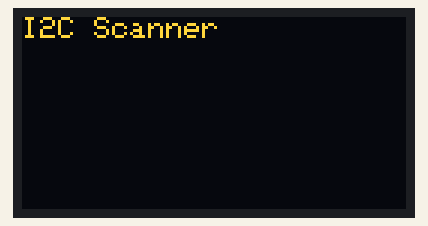
Bench run of a sketch on a simulated ESP32-C3. Shown: 128×64 one-colour display. The OLED is the two-colour kind (top 16 rows yellow); what the sketch prints to the serial monitor is not drawn.

Above: at 0.2 s.
At 2.2 s:
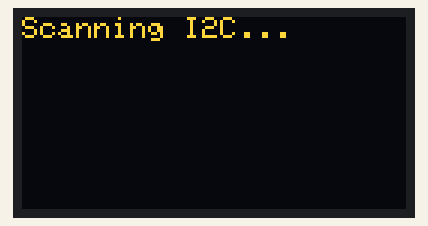
At 3.3 s:
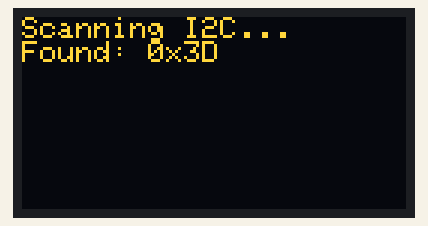

The sketch:

I2C_Scanner-ESP32_C3.ino
```cpp
#include <Wire.h>
#include <Adafruit_GFX.h>
#include <Adafruit_SSD1306.h>

#define SCREEN_WIDTH 128  // OLED display width, in pixels
#define SCREEN_HEIGHT 64  // OLED display height, in pixels
#define OLED_RESET -1     // Reset pin # (or -1 if sharing Arduino reset pin)

Adafruit_SSD1306 display(SCREEN_WIDTH, SCREEN_HEIGHT, &Wire, OLED_RESET);

void setup() {
  Serial.begin(115200);
  while (!Serial); // Wait for serial monitor for debugging
  Wire.begin(6, 5);
  Wire.setClock(100000);
  pinMode(5, INPUT_PULLUP);
  pinMode(6, INPUT_PULLUP);
  delay(100);
  // Initialize OLED display
  if(!display.begin(SSD1306_SWITCHCAPVCC, 0x3D)) {
    Serial.println(F("SSD1306 allocation failed"));
    for(;;); // Don't proceed, loop forever
  }

  display.clearDisplay();
  display.setTextSize(1);
  display.setTextColor(SSD1306_WHITE);
  display.setCursor(0,0);
  display.println("I2C Scanner");
  //Serial.println("I2C Scanner");
  display.display();
  delay(2000);


  Serial.println("\nI2C Scanner");
}

void loop() {
  byte error, address;
  int nDevices = 0;

  display.clearDisplay();
  display.setCursor(0,0);
  display.println("Scanning I2C...");
  //Serial.println("Scanning I2C...");
  display.display();

  delay(1000);

  for(address = 1; address < 127; address++ ) {
    Wire.beginTransmission(address);
    error = Wire.endTransmission();

    if (error == 0) {
      Serial.print("I2C device found at address 0x");
      if (address < 16) Serial.print("0");
      Serial.print(address, HEX);
      Serial.println(" !");

      display.print("Found: 0x");
      if (address < 16) display.print("0");
      display.println(address, HEX);
      nDevices++;
    }
    else if (error == 4) {
      Serial.print("Unknown error at address 0x");
      if (address < 16) Serial.print("0");
      Serial.println(address, HEX);
    }
  }

  if (nDevices == 0) {
    Serial.println("No I2C devices found\n");
    display.println("No devices found");
  }
  else {
    Serial.println("done\n");
  }

  display.display();
  delay(5000); // Wait 5 seconds before next scan
}
```

Measured:
- what the display in image 0 shows lasts 2.0 s, from 0.2 s to 2.2 s
- what the display in image 1 shows lasts 1.0 s, from 2.2 s to 3.2 s
- what the display in image 2 shows lasts 5.0 s, from 3.2 s to 8.2 s
